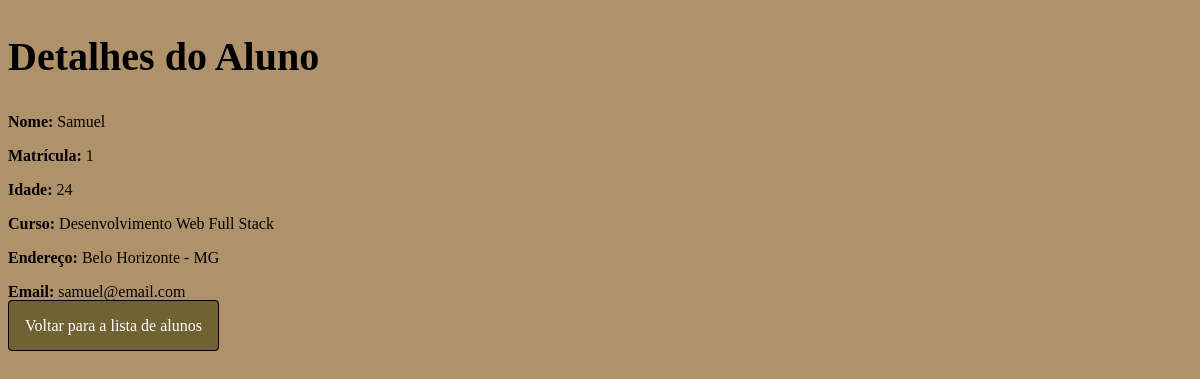
The app's page /alunos/detalhes/14/ with its own data.
### cadastro/models.py (models this page shows, shortened)
class Aluno(models.Model):
    nome = models.CharField(max_length=100)
    matricula = models.CharField(max_length=20, unique=True)
    idade = models.IntegerField()
    curso = models.CharField(max_length=50)
    endereco = models.TextField()
    email = models.EmailField()

### cadastro/views.py (the view)
# urls.py: path('alunos/detalhes/<int:aluno_id>/', detalhes_aluno, name = 'detalhes_aluno'),
def detalhes_aluno(request, aluno_id) :
    aluno = get_object_or_404(Aluno, id = aluno_id)
    return render(request, 'cadastro/detalhes_aluno.html', {'aluno': aluno})

### cadastro/templates/cadastro/detalhes_aluno.html (shortened to what this page needs)
{% load static %}
<!DOCTYPE html>
<html>
<head>
    <link rel="stylesheet" href="{% static 'css/detalhes_aluno.css' %}">
</head>
<body>
    <h2>Detalhes do Aluno</h2>
    <p><strong>Nome:</strong> {{ aluno.nome }}</p>
    <p><strong>Matrícula:</strong> {{ aluno.matricula }}</p>
    <p><strong>Idade:</strong> {{ aluno.idade }}</p>
    <p><strong>Curso:</strong> {{ aluno.curso }}</p>
    <p><strong>Endereço:</strong> {{ aluno.endereco }}</p>
    <p><strong>Email:</strong> {{ aluno.email }}</p>
    <a href="{% url 'lista_alunos' %}">Voltar para a lista de alunos</a>
</body>
</html>

### static/css/detalhes_aluno.css (style rules this page uses)
body { background: #B0926A; }
h2 { font-size: 40px; }
a { border: 1px solid black; border-radius: 4px; padding: 1em; text-decoration: none; background: #706233; color: white; }

### records on screen
Aluno: nome "Samuel", matricula "1", idade "24", curso "Desenvolvimento Web Full Stack", endereco "Belo Horizonte - MG", email "samuel@email.com"
